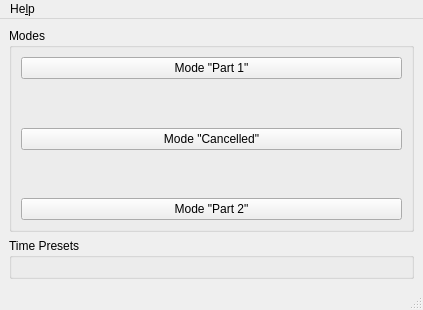
<?xml version="1.0" encoding="UTF-8"?>
<ui version="4.0">
 <class>FIDSControlWindow</class>
 <widget class="QMainWindow" name="FIDSControlWindow">
  <property name="geometry">
   <rect>
    <x>0</x>
    <y>0</y>
    <width>423</width>
    <height>310</height>
   </rect>
  </property>
  <property name="windowTitle">
   <string>FIDSControlWindow</string>
  </property>
  <widget class="QWidget" name="centralwidget">
   <layout class="QVBoxLayout" name="verticalLayout">
    <item>
     <widget class="QGroupBox" name="groupBox">
      <property name="title">
       <string>Modes</string>
      </property>
      <layout class="QVBoxLayout" name="verticalLayout_2">
       <item>
        <widget class="QPushButton" name="cueButtonEnterModePart1">
         <property name="text">
          <string>Mode &quot;Part 1&quot;</string>
         </property>
        </widget>
       </item>
       <item>
        <spacer name="verticalSpacer">
         <property name="orientation">
          <enum>Qt::Vertical</enum>
         </property>
         <property name="sizeHint" stdset="0">
          <size>
           <width>20</width>
           <height>40</height>
          </size>
         </property>
        </spacer>
       </item>
       <item>
        <widget class="QPushButton" name="cueButtonEnterModeCancelled">
         <property name="text">
          <string>Mode &quot;Cancelled&quot;</string>
         </property>
        </widget>
       </item>
       <item>
        <spacer name="verticalSpacer_2">
         <property name="orientation">
          <enum>Qt::Vertical</enum>
         </property>
         <property name="sizeHint" stdset="0">
          <size>
           <width>20</width>
           <height>40</height>
          </size>
         </property>
        </spacer>
       </item>
       <item>
        <widget class="QPushButton" name="cueButtonEnterModePart2">
         <property name="text">
          <string>Mode &quot;Part 2&quot;</string>
         </property>
        </widget>
       </item>
      </layout>
     </widget>
    </item>
    <item>
     <widget class="QGroupBox" name="timePresetsBox">
      <property name="title">
       <string>Time Presets</string>
      </property>
      <layout class="QHBoxLayout" name="horizontalLayout_2"/>
     </widget>
    </item>
   </layout>
  </widget>
  <widget class="QMenuBar" name="menubar">
   <property name="geometry">
    <rect>
     <x>0</x>
     <y>0</y>
     <width>423</width>
     <height>30</height>
    </rect>
   </property>
   <widget class="QMenu" name="menuHelp">
    <property name="title">
     <string>He&amp;lp</string>
    </property>
    <addaction name="aboutAction"/>
   </widget>
   <addaction name="menuHelp"/>
  </widget>
  <widget class="QStatusBar" name="statusbar"/>
  <action name="aboutAction">
   <property name="text">
    <string>&amp;About</string>
   </property>
  </action>
 </widget>
 <resources/>
 <connections/>
</ui>
